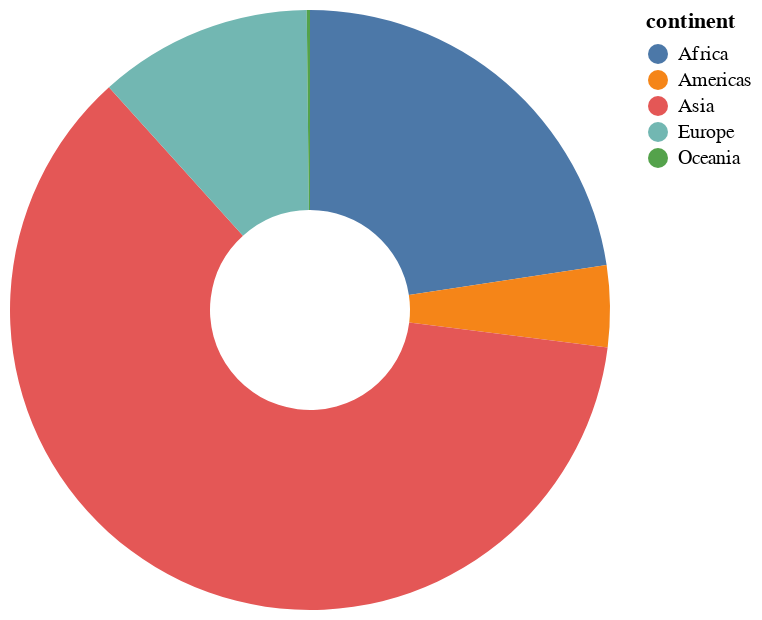

Source (notebook cell):
### Code cell
#tp250602
alt.Chart(YEARLY_CONTINENT[YEARLY_CONTINENT['year']=='2024']).mark_arc(innerRadius=50).encode(
    theta=alt.Theta(field="Uniform_visa_applications", type="quantitative"),
    color=alt.Color(field="continent", type="nominal"),
)

### Figure 1 — Vega-Lite specification as saved in the notebook (floating-point values rounded to 4 significant figures)
{"config": {"view": {"continuousWidth": 300, "continuousHeight": 300}}, "data": {"name": "data-6ed64d85592afc2cbc0f0986e53d74c9"}, "mark": {"type": "arc", "innerRadius": 50}, "encoding": {"color": {"field": "continent", "type": "nominal"}, "theta": {"field": "Uniform_visa_applications", "type": "quantitative"}}, "$schema": "https://vega.github.io/schema/vega-lite/v5.20.1.json", "datasets": {"data-6ed64d85592afc2cbc0f0986e53d74c9": [{"continent": "Africa", "year": "2024", "Uniform_visa_applications": 2648000.0, "Uniform_visas_issued_total": 1854000.0, "MEV_issued": 895700.0, "Visas_not_issued": 705200.0, "Not_issued_rate_yearly": 0.2663}, {"continent": "Americas", "year": "2024", "Uniform_visa_applications": 514400.0, "Uniform_visas_issued_total": 422200.0, "MEV_issued": 179400.0, "Visas_not_issued": 80190.0, "Not_issued_rate_yearly": 0.1559}, {"continent": "Asia", "year": "2024", "Uniform_visa_applications": 7184000.0, "Uniform_visas_issued_total": 6281000.0, "MEV_issued": 3415000.0, "Visas_not_issued": 831800.0, "Not_issued_rate_yearly": 0.1158}, {"continent": "Europe", "year": "2024", "Uniform_visa_applications": 1349000.0, "Uniform_visas_issued_total": 1218000.0, "MEV_issued": 612100.0, "Visas_not_issued": 88210.0, "Not_issued_rate_yearly": 0.06538}, {"continent": "Oceania", "year": "2024", "Uniform_visa_applications": 20300.0, "Uniform_visas_issued_total": 19670.0, "MEV_issued": 9435.0, "Visas_not_issued": 643.0, "Not_issued_rate_yearly": 0.03167}]}}
